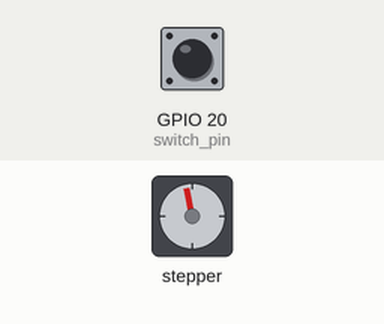
Recording of a program running on a simulated Raspberry Pi (BCM pin numbers). On the bench: stepper motor. The inputs (shaded band) are chosen by the test bench; at power-on: GPIO 20 (switch_pin) LOW. The stepper is drawn at 2048 steps a turn.

Above: at 1.25 s.
1.3 s: GPIO 20 (switch_pin) pulled HIGH for 3.2 s
At 2.83 s:
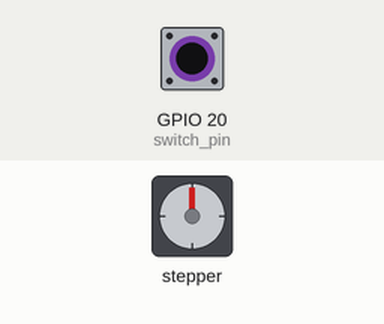
6.0 s: GPIO 20 (switch_pin) pulled HIGH for 3.2 s
At 7.87 s:
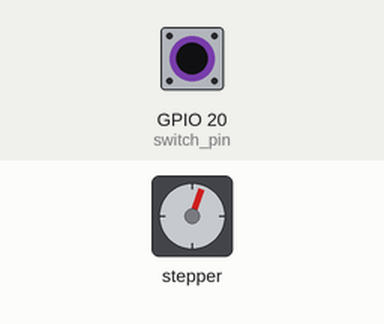
10.7 s: GPIO 20 (switch_pin) pulled HIGH for 3.2 s
At 13.93 s:
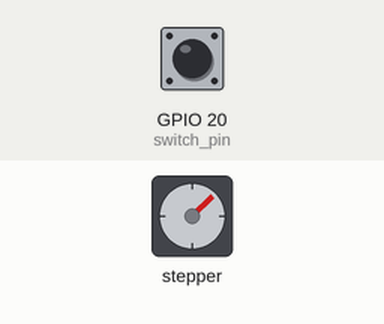
15.4 s: GPIO 20 (switch_pin) pulled HIGH for 0.15 s
18.4 s: GPIO 20 (switch_pin) pulled HIGH for 1 s
Timing chart, 0 to 34.6 s (numbered marks = the images above; inputs shaded):
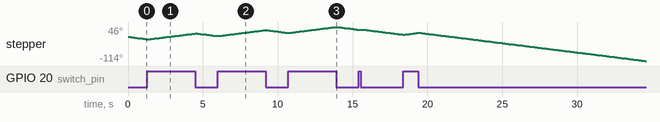

The program:

stepper_toggle.py
```python
"""
Project: Raspberry Pi Stepper Motor Control
Stage: Toggle Switch Direction Control
Motor: 28BYJ-48 (4-phase)
Driver: ULN2003

Description:
This program controls stepper motor direction using
a hardware toggle switch.
Switch HIGH  -> Forward rotation
Switch LOW   -> Reverse rotation
Press Ctrl+C to stop safely.
"""

import RPi.GPIO as GPIO
import time

# ---------------- GPIO Setup ---------------- #

GPIO.setwarnings(False)
GPIO.setmode(GPIO.BCM)

# Stepper motor pins (ULN2003 IN1–IN4)
stepper_pins = [13, 16, 26, 21]

# Toggle switch input pin
switch_pin = 20   # Change if needed


def setup():
    """Initialize GPIO pins."""
    for pin in stepper_pins:
        GPIO.setup(pin, GPIO.OUT)
        GPIO.output(pin, GPIO.LOW)

    GPIO.setup(switch_pin, GPIO.IN, pull_up_down=GPIO.PUD_DOWN)


# ---------------- Half-Step Sequence ---------------- #

stepper_sequence = [
    [GPIO.HIGH, GPIO.LOW,  GPIO.LOW,  GPIO.LOW],
    [GPIO.HIGH, GPIO.HIGH, GPIO.LOW,  GPIO.LOW],
    [GPIO.LOW,  GPIO.HIGH, GPIO.LOW,  GPIO.LOW],
    [GPIO.LOW,  GPIO.HIGH, GPIO.HIGH, GPIO.LOW],
    [GPIO.LOW,  GPIO.LOW,  GPIO.HIGH, GPIO.LOW],
    [GPIO.LOW,  GPIO.LOW,  GPIO.HIGH, GPIO.HIGH],
    [GPIO.LOW,  GPIO.LOW,  GPIO.LOW,  GPIO.HIGH],
    [GPIO.HIGH, GPIO.LOW,  GPIO.LOW,  GPIO.HIGH]
]


def run_motor():
    """Control motor direction based on toggle switch."""
    try:
        while True:
            direction = GPIO.input(switch_pin)

            if direction == GPIO.HIGH:
                # Forward rotation
                for step in stepper_sequence:
                    GPIO.output(stepper_pins, step)
                    time.sleep(0.01)
            else:
                # Reverse rotation
                for step in reversed(stepper_sequence):
                    GPIO.output(stepper_pins, step)
                    time.sleep(0.01)

    except KeyboardInterrupt:
        print("\nStopping motor...")

    finally:
        GPIO.cleanup()
        print("GPIO cleaned up successfully.")


# ---------------- Main Execution ---------------- #

if __name__ == "__main__":
    setup()
    run_motor()
```
